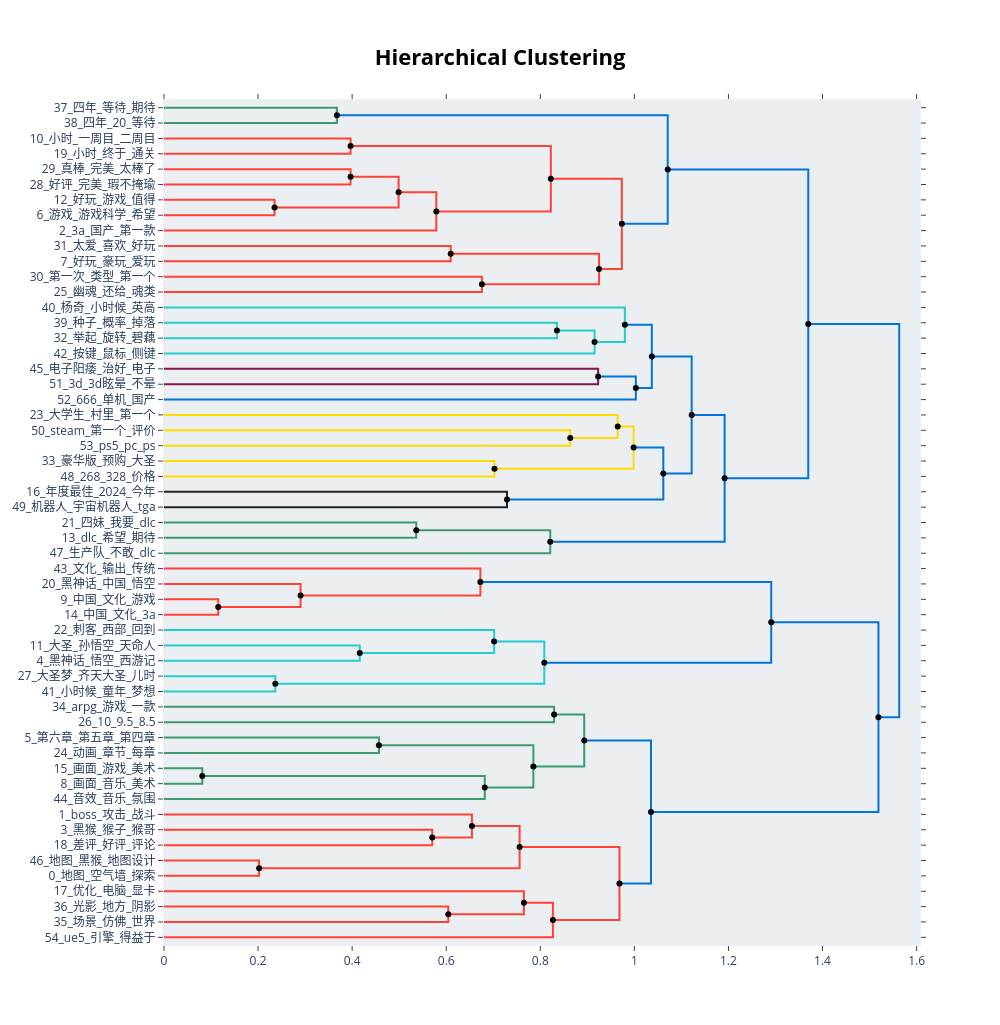

Notebook code cell kept with this figure:
### Code cell
hierarchical_topics = topic_model.hierarchical_topics(docs)
topic_model.visualize_hierarchy(hierarchical_topics=hierarchical_topics)

### Figure 1 — Plotly figure (JSON) as saved in the notebook; plotly's stock layout.template omitted (floating-point values rounded to 4 significant figures)
{"data": [{"hoverinfo": "text", "marker": {"color": "rgb(61,153,112)"}, "mode": "lines", "text": ["四年_等待_期待_不负_辜负", "", "", "四年_20_等待_pv_期待"], "type": "scatter", "x": [0.0, 0.3676, 0.3676, 0.0], "xaxis": "x", "y": [-5.0, -5.0, -15.0, -15.0], "yaxis": "y"}, {"hoverinfo": "text", "marker": {"color": "rgb(255,65,54)"}, "mode": "lines", "text": ["小时_一周目_二周目_全成就_通关", "", "", "小时_终于_通关_dlc_很久没"], "type": "scatter", "x": [0.0, 0.3967, 0.3967, 0.0], "xaxis": "x", "y": [-25.0, -25.0, -35.0, -35.0], "yaxis": "y"}, {"hoverinfo": "text", "marker": {"color": "rgb(255,65,54)"}, "mode": "lines", "text": ["真棒_完美_太棒了_伟大_游戏", "", "", "好评_完美_瑕不掩瑜_缺点_瑕疵"], "type": "scatter", "x": [0.0, 0.3967, 0.3967, 0.0], "xaxis": "x", "y": [-45.0, -45.0, -55.0, -55.0], "yaxis": "y"}, {"hoverinfo": "text", "marker": {"color": "rgb(255,65,54)"}, "mode": "lines", "text": ["好玩_游戏_值得_不错_推荐", "", "", "游戏_游戏科学_希望_国产_感谢"], "type": "scatter", "x": [0.0, 0.235, 0.235, 0.0], "xaxis": "x", "y": [-65.0, -65.0, -75.0, -75.0], "yaxis": "y"}, {"hoverinfo": "text", "marker": {"color": "rgb(255,65,54)"}, "mode": "lines", "text": ["完美_好评_真棒_瑕不掩瑜_无需多言", "", "", "游戏_游戏科学_希望_好玩_dlc"], "type": "scatter", "x": [0.3967, 0.4988, 0.4988, 0.235], "xaxis": "x", "y": [-50.0, -50.0, -70.0, -70.0], "yaxis": "y"}, {"hoverinfo": "text", "marker": {"color": "rgb(255,65,54)"}, "mode": "lines", "text": ["游戏_游戏科学_希望_好玩_期待", "", "", "3a_国产_第一款_大作_游戏"], "type": "scatter", "x": [0.4988, 0.5789, 0.5789, 0.0], "xaxis": "x", "y": [-60.0, -60.0, -85.0, -85.0], "yaxis": "y"}, {"hoverinfo": "text", "marker": {"color": "rgb(255,65,54)"}, "mode": "lines", "text": ["小时_一周目_二周目_通关_全成就", "", "", "3a_国产_游戏_第一款_希望"], "type": "scatter", "x": [0.3967, 0.8224, 0.8224, 0.5789], "xaxis": "x", "y": [-30.0, -30.0, -72.5, -72.5], "yaxis": "y"}, {"hoverinfo": "text", "marker": {"color": "rgb(255,65,54)"}, "mode": "lines", "text": ["太爱_喜欢_好玩_太爽_太爽了", "", "", "好玩_豪玩_爱玩_dlc_喜欢"], "type": "scatter", "x": [0.0, 0.6096, 0.6096, 0.0], "xaxis": "x", "y": [-95.0, -95.0, -105.0, -105.0], "yaxis": "y"}, {"hoverinfo": "text", "marker": {"color": "rgb(255,65,54)"}, "mode": "lines", "text": ["第一次_类型_第一个_游戏_这类", "", "", "幽魂_还给_魂类_类魂_第一次"], "type": "scatter", "x": [0.0, 0.6759, 0.6759, 0.0], "xaxis": "x", "y": [-115.0, -115.0, -125.0, -125.0], "yaxis": "y"}, {"hoverinfo": "text", "marker": {"color": "rgb(255,65,54)"}, "mode": "lines", "text": ["好玩_豪玩_爱玩_dlc_喜欢", "", "", "第一次_幽魂_还给_魂类_游戏"], "type": "scatter", "x": [0.6096, 0.9249, 0.9249, 0.6759], "xaxis": "x", "y": [-100.0, -100.0, -120.0, -120.0], "yaxis": "y"}, {"hoverinfo": "text", "marker": {"color": "rgb(255,65,54)"}, "mode": "lines", "text": ["3a_国产_游戏_小时_一周目", "", "", "好玩_豪玩_爱玩_第一次_幽魂"], "type": "scatter", "x": [0.8224, 0.9734, 0.9734, 0.9249], "xaxis": "x", "y": [-51.25, -51.25, -110.0, -110.0], "yaxis": "y"}, {"hoverinfo": "text", "marker": {"color": "rgb(0,116,217)"}, "mode": "lines", "text": ["四年_等待_期待_20_pv", "", "", "好玩_3a_国产_游戏_小时"], "type": "scatter", "x": [0.3676, 1.071, 1.071, 0.9734], "xaxis": "x", "y": [-10.0, -10.0, -80.62, -80.62], "yaxis": "y"}, {"hoverinfo": "text", "marker": {"color": "rgb(35,205,205)"}, "mode": "lines", "text": ["种子_概率_掉落_珍玩_刷新", "", "", "举起_旋转_碧藕_交梨_劈棍"], "type": "scatter", "x": [0.0, 0.8354, 0.8354, 0.0], "xaxis": "x", "y": [-145.0, -145.0, -155.0, -155.0], "yaxis": "y"}, {"hoverinfo": "text", "marker": {"color": "rgb(35,205,205)"}, "mode": "lines", "text": ["种子_概率_掉落_交梨_举起", "", "", "按键_鼠标_侧键_键位_手柄"], "type": "scatter", "x": [0.8354, 0.9154, 0.9154, 0.0], "xaxis": "x", "y": [-150.0, -150.0, -165.0, -165.0], "yaxis": "y"}, {"hoverinfo": "text", "marker": {"color": "rgb(35,205,205)"}, "mode": "lines", "text": ["杨奇_小时候_英高_冯骥_老师", "", "", "种子_按键_概率_掉落_鼠标"], "type": "scatter", "x": [0.0, 0.9798, 0.9798, 0.9154], "xaxis": "x", "y": [-135.0, -135.0, -157.5, -157.5], "yaxis": "y"}, {"hoverinfo": "text", "marker": {"color": "rgb(133,20,75)"}, "mode": "lines", "text": ["电子阳痿_治好_电子_电子ed_视角", "", "", "3d_3d眩晕_不晕_我晕_头晕"], "type": "scatter", "x": [0.0, 0.9229, 0.9229, 0.0], "xaxis": "x", "y": [-175.0, -175.0, -185.0, -185.0], "yaxis": "y"}, {"hoverinfo": "text", "marker": {"color": "rgb(0,116,217)"}, "mode": "lines", "text": ["电子阳痿_治好_3d_电子_视角", "", "", "666_单机_国产_棒棒_支持"], "type": "scatter", "x": [0.9229, 1.003, 1.003, 0.0], "xaxis": "x", "y": [-180.0, -180.0, -195.0, -195.0], "yaxis": "y"}, {"hoverinfo": "text", "marker": {"color": "rgb(0,116,217)"}, "mode": "lines", "text": ["杨奇_小时候_种子_英高_冯骥", "", "", "电子阳痿_治好_666_3d_电子"], "type": "scatter", "x": [0.9798, 1.037, 1.037, 1.003], "xaxis": "x", "y": [-146.2, -146.2, -187.5, -187.5], "yaxis": "y"}, {"hoverinfo": "text", "marker": {"color": "rgb(255,220,0)"}, "mode": "lines", "text": ["steam_第一个_评价_第一次_更新", "", "", "ps5_pc_ps_版本_优化"], "type": "scatter", "x": [0.0, 0.8636, 0.8636, 0.0], "xaxis": "x", "y": [-215.0, -215.0, -225.0, -225.0], "yaxis": "y"}, {"hoverinfo": "text", "marker": {"color": "rgb(255,220,0)"}, "mode": "lines", "text": ["大学生_村里_第一个_支持_985", "", "", "ps5_steam_pc_ps_版本"], "type": "scatter", "x": [0.0, 0.9646, 0.9646, 0.8636], "xaxis": "x", "y": [-205.0, -205.0, -220.0, -220.0], "yaxis": "y"}, {"hoverinfo": "text", "marker": {"color": "rgb(255,220,0)"}, "mode": "lines", "text": ["豪华版_预购_大圣_buy_盗版", "", "", "268_328_价格_便宜_定价"], "type": "scatter", "x": [0.0, 0.7027, 0.7027, 0.0], "xaxis": "x", "y": [-235.0, -235.0, -245.0, -245.0], "yaxis": "y"}, {"hoverinfo": "text", "marker": {"color": "rgb(255,220,0)"}, "mode": "lines", "text": ["大学生_村里_第一个_ps5_steam", "", "", "268_豪华版_预购_328_价格"], "type": "scatter", "x": [0.9646, 0.9983, 0.9983, 0.7027], "xaxis": "x", "y": [-212.5, -212.5, -240.0, -240.0], "yaxis": "y"}, {"hoverinfo": "text", "marker": {"color": "rgb(40,35,35)"}, "mode": "lines", "text": ["年度最佳_2024_今年_tga_年度游戏", "", "", "机器人_宇宙机器人_tga_年度最佳_索尼"], "type": "scatter", "x": [0.0, 0.7291, 0.7291, 0.0], "xaxis": "x", "y": [-255.0, -255.0, -265.0, -265.0], "yaxis": "y"}, {"hoverinfo": "text", "marker": {"color": "rgb(0,116,217)"}, "mode": "lines", "text": ["大学生_村里_第一个_支持_steam", "", "", "年度最佳_2024_今年_tga_年度游戏"], "type": "scatter", "x": [0.9983, 1.061, 1.061, 0.7291], "xaxis": "x", "y": [-226.2, -226.2, -260.0, -260.0], "yaxis": "y"}, {"hoverinfo": "text", "marker": {"color": "rgb(0,116,217)"}, "mode": "lines", "text": ["杨奇_小时候_种子_电子阳痿_治好", "", "", "大学生_年度最佳_村里_第一个_2024"], "type": "scatter", "x": [1.037, 1.122, 1.122, 1.061], "xaxis": "x", "y": [-166.9, -166.9, -243.1, -243.1], "yaxis": "y"}, {"hoverinfo": "text", "marker": {"color": "rgb(61,153,112)"}, "mode": "lines", "text": ["四妹_我要_dlc_救四妹_天庭", "", "", "dlc_希望_期待_游科_快点"], "type": "scatter", "x": [0.0, 0.5363, 0.5363, 0.0], "xaxis": "x", "y": [-275.0, -275.0, -285.0, -285.0], "yaxis": "y"}, {"hoverinfo": "text", "marker": {"color": "rgb(61,153,112)"}, "mode": "lines", "text": ["dlc_四妹_希望_我要_期待", "", "", "生产队_不敢_dlc_休息_没出"], "type": "scatter", "x": [0.5363, 0.8211, 0.8211, 0.0], "xaxis": "x", "y": [-280.0, -280.0, -295.0, -295.0], "yaxis": "y"}, {"hoverinfo": "text", "marker": {"color": "rgb(0,116,217)"}, "mode": "lines", "text": ["大学生_年度最佳_村里_第一个_2024", "", "", "dlc_四妹_希望_我要_期待"], "type": "scatter", "x": [1.122, 1.192, 1.192, 0.8211], "xaxis": "x", "y": [-205.0, -205.0, -287.5, -287.5], "yaxis": "y"}, {"hoverinfo": "text", "marker": {"color": "rgb(0,116,217)"}, "mode": "lines", "text": ["好玩_3a_国产_游戏_小时", "", "", "dlc_大学生_年度最佳_村里_第一个"], "type": "scatter", "x": [1.071, 1.37, 1.37, 1.192], "xaxis": "x", "y": [-45.31, -45.31, -246.2, -246.2], "yaxis": "y"}, {"hoverinfo": "text", "marker": {"color": "rgb(255,65,54)"}, "mode": "lines", "text": ["中国_文化_游戏_玩家_传统", "", "", "中国_文化_3a_大作_第一款"], "type": "scatter", "x": [0.0, 0.1153, 0.1153, 0.0], "xaxis": "x", "y": [-325.0, -325.0, -335.0, -335.0], "yaxis": "y"}, {"hoverinfo": "text", "marker": {"color": "rgb(255,65,54)"}, "mode": "lines", "text": ["黑神话_中国_悟空_文化_游戏", "", "", "中国_文化_游戏_3a_传统"], "type": "scatter", "x": [0.0, 0.2903, 0.2903, 0.1153], "xaxis": "x", "y": [-315.0, -315.0, -330.0, -330.0], "yaxis": "y"}, {"hoverinfo": "text", "marker": {"color": "rgb(255,65,54)"}, "mode": "lines", "text": ["文化_输出_传统_文化自信_民族", "", "", "中国_文化_游戏_3a_传统"], "type": "scatter", "x": [0.0, 0.6726, 0.6726, 0.2903], "xaxis": "x", "y": [-305.0, -305.0, -322.5, -322.5], "yaxis": "y"}, {"hoverinfo": "text", "marker": {"color": "rgb(35,205,205)"}, "mode": "lines", "text": ["大圣_孙悟空_天命人_天庭_齐天大圣", "", "", "黑神话_悟空_西游记_剧情_故事"], "type": "scatter", "x": [0.0, 0.4161, 0.4161, 0.0], "xaxis": "x", "y": [-355.0, -355.0, -365.0, -365.0], "yaxis": "y"}, {"hoverinfo": "text", "marker": {"color": "rgb(35,205,205)"}, "mode": "lines", "text": ["刺客_西部_回到_家乡_牛仔", "", "", "黑神话_悟空_大圣_孙悟空_天命人"], "type": "scatter", "x": [0.0, 0.7019, 0.7019, 0.4161], "xaxis": "x", "y": [-345.0, -345.0, -360.0, -360.0], "yaxis": "y"}, {"hoverinfo": "text", "marker": {"color": "rgb(35,205,205)"}, "mode": "lines", "text": ["大圣梦_齐天大圣_儿时_大圣_小时候", "", "", "小时候_童年_梦想_儿时_大圣梦"], "type": "scatter", "x": [0.0, 0.2366, 0.2366, 0.0], "xaxis": "x", "y": [-375.0, -375.0, -385.0, -385.0], "yaxis": "y"}, {"hoverinfo": "text", "marker": {"color": "rgb(35,205,205)"}, "mode": "lines", "text": ["黑神话_大圣_悟空_孙悟空_天命人", "", "", "小时候_大圣梦_儿时_齐天大圣_梦想"], "type": "scatter", "x": [0.7019, 0.8086, 0.8086, 0.2366], "xaxis": "x", "y": [-352.5, -352.5, -380.0, -380.0], "yaxis": "y"}, {"hoverinfo": "text", "marker": {"color": "rgb(0,116,217)"}, "mode": "lines", "text": ["中国_文化_游戏_3a_传统", "", "", "大圣_黑神话_悟空_孙悟空_齐天大圣"], "type": "scatter", "x": [0.6726, 1.291, 1.291, 0.8086], "xaxis": "x", "y": [-313.8, -313.8, -366.2, -366.2], "yaxis": "y"}, {"hoverinfo": "text", "marker": {"color": "rgb(61,153,112)"}, "mode": "lines", "text": ["arpg_游戏_一款_动作_系统", "", "", "10_9.5_8.5_评分_满分"], "type": "scatter", "x": [0.0, 0.8293, 0.8293, 0.0], "xaxis": "x", "y": [-395.0, -395.0, -405.0, -405.0], "yaxis": "y"}, {"hoverinfo": "text", "marker": {"color": "rgb(61,153,112)"}, "mode": "lines", "text": ["第六章_第五章_第四章_剧情_第三章", "", "", "动画_章节_每章_结尾_结束"], "type": "scatter", "x": [0.0, 0.4569, 0.4569, 0.0], "xaxis": "x", "y": [-415.0, -415.0, -425.0, -425.0], "yaxis": "y"}, {"hoverinfo": "text", "marker": {"color": "rgb(61,153,112)"}, "mode": "lines", "text": ["画面_游戏_美术_音乐_剧情", "", "", "画面_音乐_美术_剧情_战斗"], "type": "scatter", "x": [0.0, 0.08142, 0.08142, 0.0], "xaxis": "x", "y": [-435.0, -435.0, -445.0, -445.0], "yaxis": "y"}, {"hoverinfo": "text", "marker": {"color": "rgb(61,153,112)"}, "mode": "lines", "text": ["画面_音乐_美术_剧情_精美", "", "", "音效_音乐_氛围_声音_战斗"], "type": "scatter", "x": [0.08142, 0.682, 0.682, 0.0], "xaxis": "x", "y": [-440.0, -440.0, -455.0, -455.0], "yaxis": "y"}, {"hoverinfo": "text", "marker": {"color": "rgb(61,153,112)"}, "mode": "lines", "text": ["第六章_剧情_第五章_第四章_动画", "", "", "画面_音乐_美术_剧情_战斗"], "type": "scatter", "x": [0.4569, 0.7853, 0.7853, 0.682], "xaxis": "x", "y": [-420.0, -420.0, -447.5, -447.5], "yaxis": "y"}, {"hoverinfo": "text", "marker": {"color": "rgb(61,153,112)"}, "mode": "lines", "text": ["10_arpg_9.5_8.5_评分", "", "", "剧情_画面_音乐_动画_美术"], "type": "scatter", "x": [0.8293, 0.8934, 0.8934, 0.7853], "xaxis": "x", "y": [-400.0, -400.0, -433.8, -433.8], "yaxis": "y"}, {"hoverinfo": "text", "marker": {"color": "rgb(255,65,54)"}, "mode": "lines", "text": ["黑猴_猴子_猴哥_老猴子_大圣", "", "", "差评_好评_评论_恶心_游戏"], "type": "scatter", "x": [0.0, 0.5702, 0.5702, 0.0], "xaxis": "x", "y": [-475.0, -475.0, -485.0, -485.0], "yaxis": "y"}, {"hoverinfo": "text", "marker": {"color": "rgb(255,65,54)"}, "mode": "lines", "text": ["boss_攻击_战斗_技能_锁定", "", "", "黑猴_猴子_猴哥_游戏_差评"], "type": "scatter", "x": [0.0, 0.6547, 0.6547, 0.5702], "xaxis": "x", "y": [-465.0, -465.0, -480.0, -480.0], "yaxis": "y"}, {"hoverinfo": "text", "marker": {"color": "rgb(255,65,54)"}, "mode": "lines", "text": ["地图_黑猴_地图设计_空气墙_设计", "", "", "地图_空气墙_探索_地图设计_引导"], "type": "scatter", "x": [0.0, 0.2022, 0.2022, 0.0], "xaxis": "x", "y": [-495.0, -495.0, -505.0, -505.0], "yaxis": "y"}, {"hoverinfo": "text", "marker": {"color": "rgb(255,65,54)"}, "mode": "lines", "text": ["boss_黑猴_攻击_猴子_战斗", "", "", "地图_空气墙_探索_地图设计_引导"], "type": "scatter", "x": [0.6547, 0.756, 0.756, 0.2022], "xaxis": "x", "y": [-472.5, -472.5, -500.0, -500.0], "yaxis": "y"}, {"hoverinfo": "text", "marker": {"color": "rgb(255,65,54)"}, "mode": "lines", "text": ["光影_地方_阴影_光照_眼睛", "", "", "场景_仿佛_世界_光影_细节"], "type": "scatter", "x": [0.0, 0.6044, 0.6044, 0.0], "xaxis": "x", "y": [-525.0, -525.0, -535.0, -535.0], "yaxis": "y"}, {"hoverinfo": "text", "marker": {"color": "rgb(255,65,54)"}, "mode": "lines", "text": ["优化_电脑_显卡_闪退_更新", "", "", "光影_地方_场景_阴影_问题"], "type": "scatter", "x": [0.0, 0.7651, 0.7651, 0.6044], "xaxis": "x", "y": [-515.0, -515.0, -530.0, -530.0], "yaxis": "y"}, {"hoverinfo": "text", "marker": {"color": "rgb(255,65,54)"}, "mode": "lines", "text": ["优化_电脑_显卡_闪退_问题", "", "", "ue5_引擎_得益于_画面_美术"], "type": "scatter", "x": [0.7651, 0.8269, 0.8269, 0.0], "xaxis": "x", "y": [-522.5, -522.5, -545.0, -545.0], "yaxis": "y"}, {"hoverinfo": "text", "marker": {"color": "rgb(255,65,54)"}, "mode": "lines", "text": ["地图_boss_空气墙_黑猴_设计", "", "", "优化_电脑_显卡_闪退_问题"], "type": "scatter", "x": [0.756, 0.9683, 0.9683, 0.8269], "xaxis": "x", "y": [-486.2, -486.2, -533.8, -533.8], "yaxis": "y"}, {"hoverinfo": "text", "marker": {"color": "rgb(0,116,217)"}, "mode": "lines", "text": ["剧情_画面_音乐_美术_动画", "", "", "地图_boss_空气墙_黑猴_问题"], "type": "scatter", "x": [0.8934, 1.035, 1.035, 0.9683], "xaxis": "x", "y": [-416.9, -416.9, -510.0, -510.0], "yaxis": "y"}, {"hoverinfo": "text", "marker": {"color": "rgb(0,116,217)"}, "mode": "lines", "text": ["中国_黑神话_文化_悟空_大圣", "", "", "地图_boss_空气墙_设计_剧情"], "type": "scatter", "x": [1.291, 1.519, 1.519, 1.035], "xaxis": "x", "y": [-340.0, -340.0, -463.4, -463.4], "yaxis": "y"}, {"hoverinfo": "text", "marker": {"color": "rgb(0,116,217)"}, "mode": "lines", "text": ["好玩_国产_3a_游戏_dlc", "", "", "地图_中国_boss_剧情_游戏"], "type": "scatter", "x": [1.37, 1.563, 1.563, 1.519], "xaxis": "x", "y": [-145.8, -145.8, -401.7, -401.7], "yaxis": "y"}, {"hoverinfo": "text", "hovertext": ["完美_好评_真棒_瑕不掩瑜_无需多言", "游戏_游戏科学_希望_好玩_期待", "小时_一周目_二周目_通关_全成就", "好玩_豪玩_爱玩_dlc_喜欢", "3a_国产_游戏_小时_一周目", "四年_等待_期待_20_pv", "种子_概率_掉落_交梨_举起", "电子阳痿_治好_3d_电子_视角", "杨奇_小时候_种子_英高_冯骥", "大学生_村里_第一个_ps5_steam", "大学生_村里_第一个_支持_steam", "杨奇_小时候_种子_电子阳痿_治好", "dlc_四妹_希望_我要_期待", "大学生_年度最佳_村里_第一个_2024", "好玩_3a_国产_游戏_小时", "黑神话_大圣_悟空_孙悟空_天命人", "中国_文化_游戏_3a_传统", "画面_音乐_美术_剧情_精美", "第六章_剧情_第五章_第四章_动画", "10_arpg_9.5_8.5_评分", "boss_黑猴_攻击_猴子_战斗", "优化_电脑_显卡_闪退_问题", "地图_boss_空气墙_黑猴_设计", "剧情_画面_音乐_美术_动画", "中国_黑神话_文化_悟空_大圣", "好玩_国产_3a_游戏_dlc"], "marker": {"color": "black"}, "mode": "markers", "showlegend": false, "type": "scatter", "x": [0.3967, 0.4988, 0.3967, 0.6096, 0.8224, 0.3676, 0.8354, 0.9229, 0.9798, 0.9646, 0.9983, 1.037, 0.5363, 1.122, 1.071, 0.7019, 0.6726, 0.08142, 0.4569, 0.8293, 0.6547, 0.7651, 0.756, 0.8934, 1.291, 1.37], "y": [-50, -60, -30, -100, -51.25, -10, -150, -180, -146.2, -212.5, -226.2, -166.9, -280, -205, -45.31, -352.5, -313.8, -440, -420, -400, -472.5, -522.5, -486.2, -416.9, -340, -145.8]}, {"hoverinfo": "text", "hovertext": ["游戏_游戏科学_希望_好玩_dlc", "3a_国产_游戏_第一款_希望", "第一次_幽魂_还给_魂类_游戏", "好玩_豪玩_爱玩_第一次_幽魂", "好玩_3a_国产_游戏_小时", "种子_按键_概率_掉落_鼠标", "电子阳痿_治好_666_3d_电子", "ps5_steam_pc_ps_版本", "268_豪华版_预购_328_价格", "年度最佳_2024_今年_tga_年度游戏", "大学生_年度最佳_村里_第一个_2024", "dlc_四妹_希望_我要_期待", "dlc_大学生_年度最佳_村里_第一个", "中国_文化_游戏_3a_传统", "中国_文化_游戏_3a_传统", "黑神话_悟空_大圣_孙悟空_天命人", "小时候_大圣梦_儿时_齐天大圣_梦想", "大圣_黑神话_悟空_孙悟空_齐天大圣", "画面_音乐_美术_剧情_战斗", "剧情_画面_音乐_动画_美术", "黑猴_猴子_猴哥_游戏_差评", "地图_空气墙_探索_地图设计_引导", "光影_地方_场景_阴影_问题", "优化_电脑_显卡_闪退_问题", "地图_boss_空气墙_黑猴_问题", "地图_boss_空气墙_设计_剧情", "地图_中国_boss_剧情_游戏"], "marker": {"color": "black"}, "mode": "markers", "showlegend": false, "type": "scatter", "x": [0.235, 0.5789, 0.6759, 0.9249, 0.9734, 0.9154, 1.003, 0.8636, 0.7027, 0.7291, 1.061, 0.8211, 1.192, 0.1153, 0.2903, 0.4161, 0.2366, 0.8086, 0.682, 0.7853, 0.5702, 0.2022, 0.6044, 0.8269, 0.9683, 1.035, 1.519], "y": [-70, -72.5, -120, -110, -80.62, -157.5, -187.5, -220, -240, -260, -243.1, -287.5, -246.2, -330, -322.5, -360, -380, -366.2, -447.5, -433.8, -480, -500, -530, -533.8, -510, -463.4, -401.7]}], "layout": {"autosize": false, "height": 1025, "hoverlabel": {"bgcolor": "white", "font": {"family": "Rockwell", "size": 16}}, "hovermode": "closest", "plot_bgcolor": "#ECEFF1", "showlegend": false, "title": {"font": {"color": "Black", "size": 22}, "text": "<b>Hierarchical Clustering</b>", "x": 0.5, "xanchor": "center", "yanchor": "top"}, "width": 1000, "xaxis": {"mirror": "allticks", "rangemode": "tozero", "showgrid": false, "showline": true, "showticklabels": true, "ticks": "outside", "type": "linear", "zeroline": false}, "yaxis": {"mirror": "allticks", "range": [-550, 0], "rangemode": "tozero", "showgrid": false, "showline": true, "showticklabels": true, "tickmode": "array", "ticks": "outside", "ticktext": ["37_四年_等待_期待", "38_四年_20_等待", "10_小时_一周目_二周目", "19_小时_终于_通关", "29_真棒_完美_太棒了", "28_好评_完美_瑕不掩瑜", "12_好玩_游戏_值得", "6_游戏_游戏科学_希望", "2_3a_国产_第一款", "31_太爱_喜欢_好玩", "7_好玩_豪玩_爱玩", "30_第一次_类型_第一个", "25_幽魂_还给_魂类", "40_杨奇_小时候_英高", "39_种子_概率_掉落", "32_举起_旋转_碧藕", "42_按键_鼠标_侧键", "45_电子阳痿_治好_电子", "51_3d_3d眩晕_不晕", "52_666_单机_国产", "23_大学生_村里_第一个", "50_steam_第一个_评价", "53_ps5_pc_ps", "33_豪华版_预购_大圣", "48_268_328_价格", "16_年度最佳_2024_今年", "49_机器人_宇宙机器人_tga", "21_四妹_我要_dlc", "13_dlc_希望_期待", "47_生产队_不敢_dlc", "43_文化_输出_传统", "20_黑神话_中国_悟空", "9_中国_文化_游戏", "14_中国_文化_3a", "22_刺客_西部_回到", "11_大圣_孙悟空_天命人", "4_黑神话_悟空_西游记", "27_大圣梦_齐天大圣_儿时", "41_小时候_童年_梦想", "34_arpg_游戏_一款", "26_10_9.5_8.5", "5_第六章_第五章_第四章", "24_动画_章节_每章", "15_画面_游戏_美术", "8_画面_音乐_美术", "44_音效_音乐_氛围", "1_boss_攻击_战斗", "3_黑猴_猴子_猴哥", "18_差评_好评_评论", "46_地图_黑猴_地图设计", "0_地图_空气墙_探索", "17_优化_电脑_显卡", "36_光影_地方_阴影", "35_场景_仿佛_世界", "54_ue5_引擎_得益于"], "tickvals": [-5, -15, -25, -35, -45, -55, -65, -75, -85, -95, -105, -115, -125, -135, -145, -155, -165, -175, -185, -195, -205, -215, -225, -235, -245, -255, -265, -275, -285, -295, -305, -315, -325, -335, -345, -355, -365, -375, -385, -395, -405, -415, -425, -435, -445, -455, -465, -475, -485, -495, -505, -515, -525, -535, -545], "type": "linear", "zeroline": false}}}
